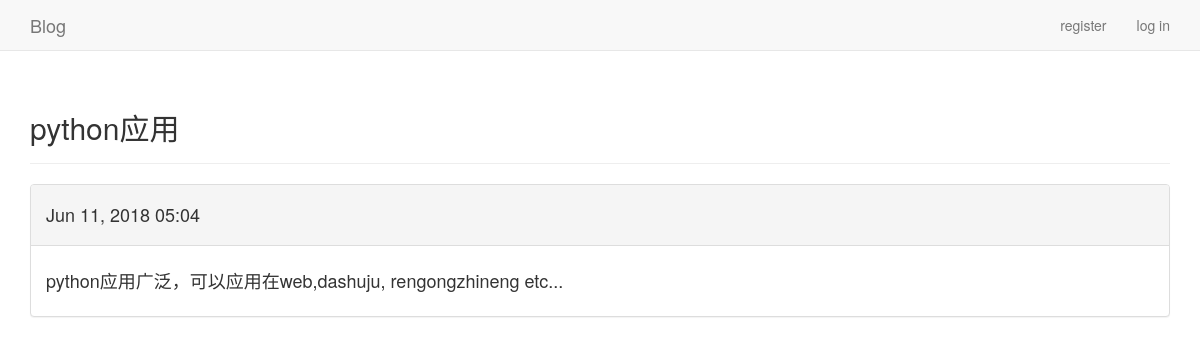
Screenshot of /titles/2/ with the database file from the repository.
### blogs/models.py (models this page shows)
class BlogPost(models.Model):
    title = models.CharField(max_length=200)
    text = models.TextField()
    date_added = models.DateTimeField(auto_now_add=True)
    owner = models.ForeignKey(User, on_delete=models.CASCADE)
    def __str__(self):
        return self.title

### blogs/views.py (the view)
# urls.py: re_path('titles/(?P<title_id>\d+)/', views.title, name='title'),
def title(request, title_id):
    title = BlogPost.objects.get(id=title_id)
    entries = title.serializable_value('text')
    context = {'title': title, 'entries': entries}
    return render(request, 'blogs/title.html', context)

### templates/blogs/title.html (shortened to what this page needs)
{% extends 'blogs/base.html' %}
{% block header %}
    <h2>{{ title }}</h2>
{% endblock header %}
{% block content %}
    <div class="panel panel-default">
        <div class="panel-heading">
            <h4>
                {{ title.date_added|date:'M d, Y H:i' }}
            </h4>
        </div>
	    <div class="panel-body">
            <h4>
                {{ entries|linebreaks }}
            </h4>
        </div>
    </div>
{% endblock content %}

### rows the page displays
BlogPost: title "python应用", date_added "Jun 11, 2018 05:04", text "python应用广泛，可以应用在web,dashuju, rengongzhineng etc..."
